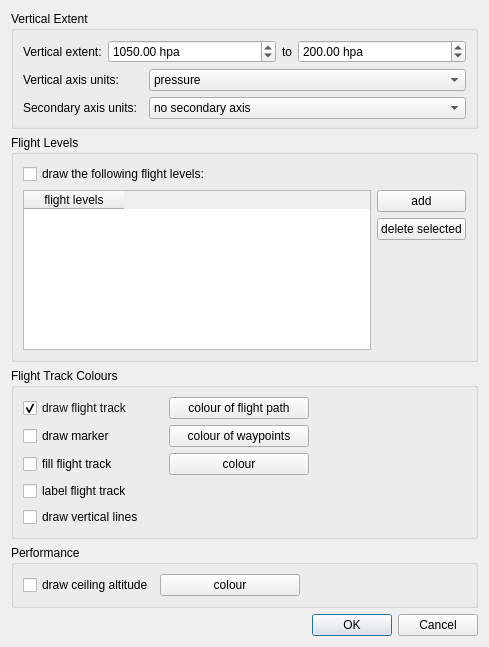
<?xml version="1.0" encoding="UTF-8"?>
<ui version="4.0">
 <class>SideViewOptionsDialog</class>
 <widget class="QDialog" name="SideViewOptionsDialog">
  <property name="geometry">
   <rect>
    <x>0</x>
    <y>0</y>
    <width>489</width>
    <height>647</height>
   </rect>
  </property>
  <property name="windowTitle">
   <string>Side View Options</string>
  </property>
  <layout class="QVBoxLayout" name="verticalLayout_4">
   <item>
    <widget class="QGroupBox" name="groupBox">
     <property name="title">
      <string>Vertical Extent</string>
     </property>
     <layout class="QVBoxLayout" name="verticalLayout_6">
      <property name="bottomMargin">
       <number>7</number>
      </property>
      <item>
       <layout class="QHBoxLayout" name="horizontalLayout">
        <item>
         <widget class="QLabel" name="label_2">
          <property name="text">
           <string>Vertical extent:</string>
          </property>
         </widget>
        </item>
        <item>
         <widget class="QDoubleSpinBox" name="sbPbot">
          <property name="sizePolicy">
           <sizepolicy hsizetype="MinimumExpanding" vsizetype="Fixed">
            <horstretch>0</horstretch>
            <verstretch>0</verstretch>
           </sizepolicy>
          </property>
          <property name="prefix">
           <string/>
          </property>
          <property name="suffix">
           <string> hpa</string>
          </property>
          <property name="minimum">
           <double>0.000000000000000</double>
          </property>
          <property name="maximum">
           <double>2132.000000000000000</double>
          </property>
          <property name="value">
           <double>1050.000000000000000</double>
          </property>
         </widget>
        </item>
        <item>
         <widget class="QLabel" name="label_3">
          <property name="text">
           <string>to</string>
          </property>
         </widget>
        </item>
        <item>
         <widget class="QDoubleSpinBox" name="sbPtop">
          <property name="sizePolicy">
           <sizepolicy hsizetype="MinimumExpanding" vsizetype="Fixed">
            <horstretch>0</horstretch>
            <verstretch>0</verstretch>
           </sizepolicy>
          </property>
          <property name="suffix">
           <string> hpa</string>
          </property>
          <property name="minimum">
           <double>0.000000000000000</double>
          </property>
          <property name="maximum">
           <double>2132.000000000000000</double>
          </property>
          <property name="value">
           <double>200.000000000000000</double>
          </property>
         </widget>
        </item>
       </layout>
      </item>
      <item>
       <layout class="QGridLayout" name="gridLayout">
        <item row="1" column="0">
         <widget class="QLabel" name="label_5">
          <property name="text">
           <string>Secondary axis units: </string>
          </property>
         </widget>
        </item>
        <item row="1" column="1">
         <widget class="QComboBox" name="cbVerticalAxis2">
          <property name="sizePolicy">
           <sizepolicy hsizetype="Expanding" vsizetype="Fixed">
            <horstretch>0</horstretch>
            <verstretch>0</verstretch>
           </sizepolicy>
          </property>
          <item>
           <property name="text">
            <string>no secondary axis</string>
           </property>
          </item>
          <item>
           <property name="text">
            <string>pressure</string>
           </property>
          </item>
          <item>
           <property name="text">
            <string>pressure altitude</string>
           </property>
          </item>
          <item>
           <property name="text">
            <string>flight level</string>
           </property>
          </item>
         </widget>
        </item>
        <item row="0" column="1">
         <widget class="QComboBox" name="cbVerticalAxis">
          <property name="sizePolicy">
           <sizepolicy hsizetype="Expanding" vsizetype="Fixed">
            <horstretch>0</horstretch>
            <verstretch>0</verstretch>
           </sizepolicy>
          </property>
          <item>
           <property name="text">
            <string>pressure</string>
           </property>
          </item>
          <item>
           <property name="text">
            <string>pressure altitude</string>
           </property>
          </item>
          <item>
           <property name="text">
            <string>flight level</string>
           </property>
          </item>
         </widget>
        </item>
        <item row="0" column="0">
         <widget class="QLabel" name="label_4">
          <property name="text">
           <string>Vertical axis units:       </string>
          </property>
         </widget>
        </item>
       </layout>
      </item>
     </layout>
    </widget>
   </item>
   <item>
    <widget class="QGroupBox" name="groupBox_2">
     <property name="font">
      <font>
       <weight>50</weight>
       <bold>false</bold>
      </font>
     </property>
     <property name="title">
      <string>Flight Levels</string>
     </property>
     <layout class="QVBoxLayout" name="verticalLayout_2">
      <item>
       <widget class="QCheckBox" name="cbDrawFlightLevels">
        <property name="text">
         <string>draw the following flight levels:</string>
        </property>
       </widget>
      </item>
      <item>
       <layout class="QHBoxLayout" name="horizontalLayout_3">
        <item>
         <widget class="QTableWidget" name="tableWidget">
          <property name="alternatingRowColors">
           <bool>true</bool>
          </property>
          <column>
           <property name="text">
            <string>flight levels</string>
           </property>
          </column>
         </widget>
        </item>
        <item>
         <layout class="QVBoxLayout" name="verticalLayout">
          <item>
           <widget class="QPushButton" name="btAdd">
            <property name="text">
             <string>add</string>
            </property>
           </widget>
          </item>
          <item>
           <widget class="QPushButton" name="btDelete">
            <property name="text">
             <string>delete selected</string>
            </property>
           </widget>
          </item>
          <item>
           <spacer name="verticalSpacer">
            <property name="orientation">
             <enum>Qt::Vertical</enum>
            </property>
            <property name="sizeHint" stdset="0">
             <size>
              <width>20</width>
              <height>40</height>
             </size>
            </property>
           </spacer>
          </item>
         </layout>
        </item>
       </layout>
      </item>
     </layout>
    </widget>
   </item>
   <item>
    <widget class="QGroupBox" name="groupBox_3">
     <property name="title">
      <string>Flight Track Colours</string>
     </property>
     <layout class="QVBoxLayout" name="verticalLayout_3">
      <item>
       <layout class="QHBoxLayout" name="horizontalLayout_4">
        <item>
         <widget class="QCheckBox" name="cbDrawFlightTrack">
          <property name="enabled">
           <bool>true</bool>
          </property>
          <property name="sizePolicy">
           <sizepolicy hsizetype="Minimum" vsizetype="Fixed">
            <horstretch>0</horstretch>
            <verstretch>0</verstretch>
           </sizepolicy>
          </property>
          <property name="minimumSize">
           <size>
            <width>140</width>
            <height>0</height>
           </size>
          </property>
          <property name="palette">
           <palette>
            <active>
             <colorrole role="WindowText">
              <brush brushstyle="SolidPattern">
               <color alpha="255">
                <red>20</red>
                <green>19</green>
                <blue>18</blue>
               </color>
              </brush>
             </colorrole>
             <colorrole role="ButtonText">
              <brush brushstyle="SolidPattern">
               <color alpha="255">
                <red>20</red>
                <green>19</green>
                <blue>18</blue>
               </color>
              </brush>
             </colorrole>
            </active>
            <inactive>
             <colorrole role="WindowText">
              <brush brushstyle="SolidPattern">
               <color alpha="255">
                <red>20</red>
                <green>19</green>
                <blue>18</blue>
               </color>
              </brush>
             </colorrole>
             <colorrole role="ButtonText">
              <brush brushstyle="SolidPattern">
               <color alpha="255">
                <red>20</red>
                <green>19</green>
                <blue>18</blue>
               </color>
              </brush>
             </colorrole>
            </inactive>
            <disabled>
             <colorrole role="WindowText">
              <brush brushstyle="SolidPattern">
               <color alpha="255">
                <red>0</red>
                <green>0</green>
                <blue>0</blue>
               </color>
              </brush>
             </colorrole>
             <colorrole role="ButtonText">
              <brush brushstyle="SolidPattern">
               <color alpha="255">
                <red>173</red>
                <green>173</green>
                <blue>173</blue>
               </color>
              </brush>
             </colorrole>
            </disabled>
           </palette>
          </property>
          <property name="text">
           <string>draw flight track</string>
          </property>
          <property name="checked">
           <bool>true</bool>
          </property>
         </widget>
        </item>
        <item>
         <widget class="QPushButton" name="btVerticesColour">
          <property name="minimumSize">
           <size>
            <width>140</width>
            <height>0</height>
           </size>
          </property>
          <property name="text">
           <string>colour of flight path</string>
          </property>
         </widget>
        </item>
        <item>
         <spacer name="horizontalSpacer_3">
          <property name="orientation">
           <enum>Qt::Horizontal</enum>
          </property>
          <property name="sizeHint" stdset="0">
           <size>
            <width>40</width>
            <height>20</height>
           </size>
          </property>
         </spacer>
        </item>
       </layout>
      </item>
      <item>
       <layout class="QHBoxLayout" name="horizontalLayout_8">
        <item>
         <widget class="QCheckBox" name="cbDrawMarker">
          <property name="minimumSize">
           <size>
            <width>140</width>
            <height>0</height>
           </size>
          </property>
          <property name="toolTip">
           <string>Draw a circle marker on every waypoint along the flight track</string>
          </property>
          <property name="text">
           <string>draw marker</string>
          </property>
         </widget>
        </item>
        <item>
         <widget class="QPushButton" name="btWaypointsColour">
          <property name="minimumSize">
           <size>
            <width>140</width>
            <height>0</height>
           </size>
          </property>
          <property name="text">
           <string>colour of waypoints</string>
          </property>
         </widget>
        </item>
        <item>
         <spacer name="horizontalSpacer_4">
          <property name="orientation">
           <enum>Qt::Horizontal</enum>
          </property>
          <property name="sizeHint" stdset="0">
           <size>
            <width>40</width>
            <height>20</height>
           </size>
          </property>
         </spacer>
        </item>
       </layout>
      </item>
      <item>
       <layout class="QHBoxLayout" name="horizontalLayout_5">
        <item>
         <widget class="QCheckBox" name="cbFillFlightTrack">
          <property name="sizePolicy">
           <sizepolicy hsizetype="Minimum" vsizetype="Fixed">
            <horstretch>0</horstretch>
            <verstretch>0</verstretch>
           </sizepolicy>
          </property>
          <property name="minimumSize">
           <size>
            <width>140</width>
            <height>0</height>
           </size>
          </property>
          <property name="text">
           <string>fill flight track</string>
          </property>
         </widget>
        </item>
        <item>
         <widget class="QPushButton" name="btFillColour">
          <property name="minimumSize">
           <size>
            <width>140</width>
            <height>0</height>
           </size>
          </property>
          <property name="text">
           <string>colour</string>
          </property>
         </widget>
        </item>
        <item>
         <spacer name="horizontalSpacer_2">
          <property name="orientation">
           <enum>Qt::Horizontal</enum>
          </property>
          <property name="sizeType">
           <enum>QSizePolicy::MinimumExpanding</enum>
          </property>
          <property name="sizeHint" stdset="0">
           <size>
            <width>40</width>
            <height>20</height>
           </size>
          </property>
         </spacer>
        </item>
       </layout>
      </item>
      <item>
       <layout class="QHBoxLayout" name="horizontalLayout_6">
        <item>
         <widget class="QCheckBox" name="cbLabelFlightTrack">
          <property name="text">
           <string>label flight track</string>
          </property>
         </widget>
        </item>
       </layout>
      </item>
      <item>
       <layout class="QHBoxLayout" name="horizontalLayout_7">
        <item>
         <widget class="QCheckBox" name="cbVerticalLines">
          <property name="toolTip">
           <string>Draw a vertical line to visualise each point in the flight path</string>
          </property>
          <property name="text">
           <string>draw vertical lines</string>
          </property>
         </widget>
        </item>
       </layout>
      </item>
     </layout>
    </widget>
   </item>
   <item>
    <widget class="QGroupBox" name="groupBox_4">
     <property name="title">
      <string>Performance</string>
     </property>
     <layout class="QVBoxLayout" name="verticalLayout_5">
      <item>
       <layout class="QHBoxLayout" name="horizontalLayout_2">
        <item>
         <widget class="QCheckBox" name="cbDrawCeiling">
          <property name="text">
           <string>draw ceiling altitude</string>
          </property>
         </widget>
        </item>
        <item>
         <widget class="QPushButton" name="btCeilingColour">
          <property name="minimumSize">
           <size>
            <width>140</width>
            <height>0</height>
           </size>
          </property>
          <property name="text">
           <string>colour</string>
          </property>
         </widget>
        </item>
        <item>
         <spacer name="horizontalSpacer">
          <property name="orientation">
           <enum>Qt::Horizontal</enum>
          </property>
          <property name="sizeHint" stdset="0">
           <size>
            <width>40</width>
            <height>20</height>
           </size>
          </property>
         </spacer>
        </item>
       </layout>
      </item>
     </layout>
    </widget>
   </item>
   <item>
    <widget class="QDialogButtonBox" name="buttonBox">
     <property name="orientation">
      <enum>Qt::Horizontal</enum>
     </property>
     <property name="standardButtons">
      <set>QDialogButtonBox::Cancel|QDialogButtonBox::Ok</set>
     </property>
    </widget>
   </item>
  </layout>
 </widget>
 <tabstops>
  <tabstop>sbPbot</tabstop>
  <tabstop>sbPtop</tabstop>
  <tabstop>cbVerticalAxis</tabstop>
  <tabstop>cbVerticalAxis2</tabstop>
  <tabstop>cbDrawFlightLevels</tabstop>
  <tabstop>tableWidget</tabstop>
  <tabstop>btAdd</tabstop>
  <tabstop>btDelete</tabstop>
  <tabstop>cbDrawFlightTrack</tabstop>
  <tabstop>btVerticesColour</tabstop>
  <tabstop>cbFillFlightTrack</tabstop>
  <tabstop>btFillColour</tabstop>
  <tabstop>cbLabelFlightTrack</tabstop>
  <tabstop>cbDrawCeiling</tabstop>
  <tabstop>btCeilingColour</tabstop>
 </tabstops>
 <resources/>
 <connections>
  <connection>
   <sender>buttonBox</sender>
   <signal>accepted()</signal>
   <receiver>SideViewOptionsDialog</receiver>
   <slot>accept()</slot>
   <hints>
    <hint type="sourcelabel">
     <x>248</x>
     <y>254</y>
    </hint>
    <hint type="destinationlabel">
     <x>157</x>
     <y>274</y>
    </hint>
   </hints>
  </connection>
  <connection>
   <sender>buttonBox</sender>
   <signal>rejected()</signal>
   <receiver>SideViewOptionsDialog</receiver>
   <slot>reject()</slot>
   <hints>
    <hint type="sourcelabel">
     <x>316</x>
     <y>260</y>
    </hint>
    <hint type="destinationlabel">
     <x>286</x>
     <y>274</y>
    </hint>
   </hints>
  </connection>
 </connections>
</ui>
